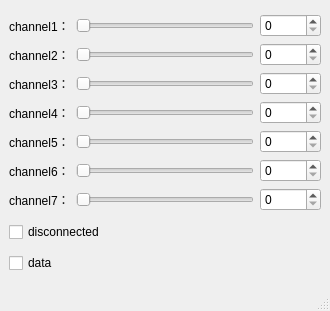
<?xml version="1.0" encoding="UTF-8"?>
<ui version="4.0">
 <class>MainWindow</class>
 <widget class="QMainWindow" name="MainWindow">
  <property name="geometry">
   <rect>
    <x>0</x>
    <y>0</y>
    <width>330</width>
    <height>311</height>
   </rect>
  </property>
  <property name="windowTitle">
   <string>MainWindow</string>
  </property>
  <widget class="QWidget" name="centralwidget">
   <layout class="QVBoxLayout" name="verticalLayout_2">
    <item>
     <layout class="QVBoxLayout" name="verticalLayout">
      <item>
       <layout class="QHBoxLayout" name="horizontalLayout">
        <item>
         <widget class="QLabel" name="label">
          <property name="text">
           <string>channel1：</string>
          </property>
         </widget>
        </item>
        <item>
         <widget class="QSlider" name="channel1HorizontalSlider">
          <property name="maximum">
           <number>2000</number>
          </property>
          <property name="orientation">
           <enum>Qt::Horizontal</enum>
          </property>
         </widget>
        </item>
        <item>
         <widget class="QSpinBox" name="channel1SpinBox">
          <property name="maximum">
           <number>65535</number>
          </property>
         </widget>
        </item>
       </layout>
      </item>
      <item>
       <layout class="QHBoxLayout" name="horizontalLayout_2">
        <item>
         <widget class="QLabel" name="label_2">
          <property name="text">
           <string>channel2：</string>
          </property>
         </widget>
        </item>
        <item>
         <widget class="QSlider" name="channel2HorizontalSlider">
          <property name="maximum">
           <number>2000</number>
          </property>
          <property name="orientation">
           <enum>Qt::Horizontal</enum>
          </property>
         </widget>
        </item>
        <item>
         <widget class="QSpinBox" name="channel2SpinBox">
          <property name="maximum">
           <number>65535</number>
          </property>
         </widget>
        </item>
       </layout>
      </item>
      <item>
       <layout class="QHBoxLayout" name="horizontalLayout_3">
        <item>
         <widget class="QLabel" name="label_3">
          <property name="text">
           <string>channel3：</string>
          </property>
         </widget>
        </item>
        <item>
         <widget class="QSlider" name="channel3HorizontalSlider">
          <property name="maximum">
           <number>2000</number>
          </property>
          <property name="orientation">
           <enum>Qt::Horizontal</enum>
          </property>
         </widget>
        </item>
        <item>
         <widget class="QSpinBox" name="channel3SpinBox">
          <property name="maximum">
           <number>65535</number>
          </property>
         </widget>
        </item>
       </layout>
      </item>
      <item>
       <layout class="QHBoxLayout" name="horizontalLayout_4">
        <item>
         <widget class="QLabel" name="label_4">
          <property name="text">
           <string>channel4：</string>
          </property>
         </widget>
        </item>
        <item>
         <widget class="QSlider" name="channel4HorizontalSlider">
          <property name="maximum">
           <number>2000</number>
          </property>
          <property name="orientation">
           <enum>Qt::Horizontal</enum>
          </property>
         </widget>
        </item>
        <item>
         <widget class="QSpinBox" name="channel4SpinBox">
          <property name="maximum">
           <number>65535</number>
          </property>
         </widget>
        </item>
       </layout>
      </item>
      <item>
       <layout class="QHBoxLayout" name="horizontalLayout_5">
        <item>
         <widget class="QLabel" name="label_5">
          <property name="text">
           <string>channel5：</string>
          </property>
         </widget>
        </item>
        <item>
         <widget class="QSlider" name="channel5HorizontalSlider">
          <property name="maximum">
           <number>2000</number>
          </property>
          <property name="orientation">
           <enum>Qt::Horizontal</enum>
          </property>
         </widget>
        </item>
        <item>
         <widget class="QSpinBox" name="channel5SpinBox">
          <property name="maximum">
           <number>65535</number>
          </property>
         </widget>
        </item>
       </layout>
      </item>
      <item>
       <layout class="QHBoxLayout" name="horizontalLayout_6">
        <item>
         <widget class="QLabel" name="label_6">
          <property name="text">
           <string>channel6：</string>
          </property>
         </widget>
        </item>
        <item>
         <widget class="QSlider" name="channel6HorizontalSlider">
          <property name="maximum">
           <number>2000</number>
          </property>
          <property name="orientation">
           <enum>Qt::Horizontal</enum>
          </property>
         </widget>
        </item>
        <item>
         <widget class="QSpinBox" name="channel6SpinBox">
          <property name="maximum">
           <number>65535</number>
          </property>
         </widget>
        </item>
       </layout>
      </item>
      <item>
       <layout class="QHBoxLayout" name="horizontalLayout_7">
        <item>
         <widget class="QLabel" name="label_7">
          <property name="text">
           <string>channel7：</string>
          </property>
         </widget>
        </item>
        <item>
         <widget class="QSlider" name="channel7HorizontalSlider">
          <property name="maximum">
           <number>2000</number>
          </property>
          <property name="orientation">
           <enum>Qt::Horizontal</enum>
          </property>
         </widget>
        </item>
        <item>
         <widget class="QSpinBox" name="channel7SpinBox">
          <property name="maximum">
           <number>65535</number>
          </property>
         </widget>
        </item>
       </layout>
      </item>
     </layout>
    </item>
    <item>
     <widget class="QCheckBox" name="loseFlagCheckBox">
      <property name="text">
       <string>disconnected</string>
      </property>
     </widget>
    </item>
    <item>
     <widget class="QCheckBox" name="dataFlagCheckBox">
      <property name="text">
       <string>data</string>
      </property>
     </widget>
    </item>
   </layout>
  </widget>
  <widget class="QStatusBar" name="statusbar"/>
 </widget>
 <resources/>
 <connections>
  <connection>
   <sender>channel1SpinBox</sender>
   <signal>valueChanged(int)</signal>
   <receiver>channel1HorizontalSlider</receiver>
   <slot>setValue(int)</slot>
   <hints>
    <hint type="sourcelabel">
     <x>272</x>
     <y>23</y>
    </hint>
    <hint type="destinationlabel">
     <x>218</x>
     <y>22</y>
    </hint>
   </hints>
  </connection>
  <connection>
   <sender>channel2SpinBox</sender>
   <signal>valueChanged(int)</signal>
   <receiver>channel2HorizontalSlider</receiver>
   <slot>setValue(int)</slot>
   <hints>
    <hint type="sourcelabel">
     <x>261</x>
     <y>49</y>
    </hint>
    <hint type="destinationlabel">
     <x>215</x>
     <y>47</y>
    </hint>
   </hints>
  </connection>
  <connection>
   <sender>channel3SpinBox</sender>
   <signal>valueChanged(int)</signal>
   <receiver>channel3HorizontalSlider</receiver>
   <slot>setValue(int)</slot>
   <hints>
    <hint type="sourcelabel">
     <x>262</x>
     <y>75</y>
    </hint>
    <hint type="destinationlabel">
     <x>213</x>
     <y>80</y>
    </hint>
   </hints>
  </connection>
  <connection>
   <sender>channel4SpinBox</sender>
   <signal>valueChanged(int)</signal>
   <receiver>channel4HorizontalSlider</receiver>
   <slot>setValue(int)</slot>
   <hints>
    <hint type="sourcelabel">
     <x>274</x>
     <y>112</y>
    </hint>
    <hint type="destinationlabel">
     <x>231</x>
     <y>112</y>
    </hint>
   </hints>
  </connection>
  <connection>
   <sender>channel5SpinBox</sender>
   <signal>valueChanged(int)</signal>
   <receiver>channel5HorizontalSlider</receiver>
   <slot>setValue(int)</slot>
   <hints>
    <hint type="sourcelabel">
     <x>266</x>
     <y>142</y>
    </hint>
    <hint type="destinationlabel">
     <x>211</x>
     <y>140</y>
    </hint>
   </hints>
  </connection>
  <connection>
   <sender>channel6SpinBox</sender>
   <signal>valueChanged(int)</signal>
   <receiver>channel6HorizontalSlider</receiver>
   <slot>setValue(int)</slot>
   <hints>
    <hint type="sourcelabel">
     <x>269</x>
     <y>165</y>
    </hint>
    <hint type="destinationlabel">
     <x>214</x>
     <y>168</y>
    </hint>
   </hints>
  </connection>
  <connection>
   <sender>channel7SpinBox</sender>
   <signal>valueChanged(int)</signal>
   <receiver>channel7HorizontalSlider</receiver>
   <slot>setValue(int)</slot>
   <hints>
    <hint type="sourcelabel">
     <x>263</x>
     <y>197</y>
    </hint>
    <hint type="destinationlabel">
     <x>216</x>
     <y>198</y>
    </hint>
   </hints>
  </connection>
 </connections>
</ui>
